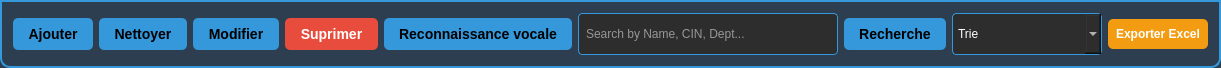
               <widget class="QFrame" name="function_frame">
                <property name="geometry">
                 <rect>
                  <x>0</x>
                  <y>360</y>
                  <width>1221</width>
                  <height>61</height>
                 </rect>
                </property>
                <property name="styleSheet">
                 <string notr="true">background-color: #2c3e50;
border-bottom-left-radius: 10px;
border-bottom-right-radius: 10px;
border: 2px solid #3498db;</string>
                </property>
                <property name="frameShape">
                 <enum>QFrame::Shape::StyledPanel</enum>
                </property>
                <property name="frameShadow">
                 <enum>QFrame::Shadow::Raised</enum>
                </property>
                <layout class="QHBoxLayout" name="horizontalLayout_2">
                 <item>
                  <widget class="QPushButton" name="add_btn_2">
                   <property name="font">
                    <font>
                     <family>Segoe UI</family>
                     <pointsize>-1</pointsize>
                     <bold>true</bold>
                    </font>
                   </property>
                   <property name="styleSheet">
                    <string notr="true">QPushButton { border: 1px solid #bdc3c7;
	background-color: #3498db;
	color: black;
	font-family: &quot;Segoe UI&quot;;
	font-size: 14px;
	font-weight: bold;
	border-radius: 5px;
	padding: 8px 15px;
	border: none;
}
QPushButton:hover {
	background-color: #2980b9;
}
QPushButton:pressed {
	background-color: #21618c;
}</string>
                   </property>
                   <property name="text">
                    <string>Ajouter</string>
                   </property>
                   <property name="icon">
                    <iconset>
                     <normaloff>../PyQt5-Video-Book-main/PyQt5-Video-Book-main/#017_Students information system/icons/add.svg</normaloff>../PyQt5-Video-Book-main/PyQt5-Video-Book-main/#017_Students information system/icons/add.svg</iconset>
                   </property>
                   <property name="iconSize">
                    <size>
                     <width>20</width>
                     <height>20</height>
                    </size>
                   </property>
                  </widget>
                 </item>
                 <item>
                  <widget class="QPushButton" name="clear_btn_2">
                   <property name="styleSheet">
                    <string notr="true">QPushButton { border: 1px solid #bdc3c7;
	background-color: #3498db;
	color: black;
	font-family: &quot;Segoe UI&quot;;
	font-size: 14px;
	font-weight: bold;
	border-radius: 5px;
	padding: 8px 15px;
	border: none;
}
QPushButton:hover {
	background-color: #2980b9;
}
QPushButton:pressed {
	background-color: #21618c;
}</string>
                   </property>
                   <property name="text">
                    <string>Nettoyer</string>
                   </property>
                   <property name="icon">
                    <iconset>
                     <normaloff>../PyQt5-Video-Book-main/PyQt5-Video-Book-main/#017_Students information system/icons/clear.svg</normaloff>../PyQt5-Video-Book-main/PyQt5-Video-Book-main/#017_Students information system/icons/clear.svg</iconset>
                   </property>
                   <property name="iconSize">
                    <size>
                     <width>20</width>
                     <height>20</height>
                    </size>
                   </property>
                  </widget>
                 </item>
                 <item>
                  <widget class="QPushButton" name="update_btn_2">
                   <property name="styleSheet">
                    <string notr="true">QPushButton { border: 1px solid #bdc3c7;
	background-color: #3498db;
	color: black;
	font-family: &quot;Segoe UI&quot;;
	font-size: 14px;
	font-weight: bold;
	border-radius: 5px;
	padding: 8px 15px;
	border: none;
}
QPushButton:hover {
	background-color: #2980b9;
}
QPushButton:pressed {
	background-color: #21618c;
}</string>
                   </property>
                   <property name="text">
                    <string>Modifier</string>
                   </property>
                   <property name="icon">
                    <iconset>
                     <normaloff>../PyQt5-Video-Book-main/PyQt5-Video-Book-main/#017_Students information system/icons/update.svg</normaloff>../PyQt5-Video-Book-main/PyQt5-Video-Book-main/#017_Students information system/icons/update.svg</iconset>
                   </property>
                   <property name="iconSize">
                    <size>
                     <width>20</width>
                     <height>20</height>
                    </size>
                   </property>
                  </widget>
                 </item>
                 <item>
                  <widget class="QPushButton" name="delete_btn_2">
                   <property name="styleSheet">
                    <string notr="true">QPushButton { border: 1px solid #bdc3c7;
	background-color: #e74c3c;
	color: white;
	font-family: &quot;Segoe UI&quot;;
	font-size: 14px;
	font-weight: bold;
	border-radius: 5px;
	padding: 8px 15px;
	border: none;
}
QPushButton:hover {
	background-color: #c0392b;
}
QPushButton:pressed {
	background-color: #a93226;
}</string>
                   </property>
                   <property name="text">
                    <string>Suprimer</string>
                   </property>
                   <property name="icon">
                    <iconset>
                     <normaloff>../PyQt5-Video-Book-main/PyQt5-Video-Book-main/#017_Students information system/icons/delete.svg</normaloff>../PyQt5-Video-Book-main/PyQt5-Video-Book-main/#017_Students information system/icons/delete.svg</iconset>
                   </property>
                   <property name="iconSize">
                    <size>
                     <width>20</width>
                     <height>20</height>
                    </size>
                   </property>
                  </widget>
                 </item>
                 <item>
                  <widget class="QPushButton" name="clear_btn_3">
                   <property name="styleSheet">
                    <string notr="true">QPushButton { border: 1px solid #bdc3c7;
	background-color: #3498db;
	color: black;
	font-family: &quot;Segoe UI&quot;;
	font-size: 14px;
	font-weight: bold;
	border-radius: 5px;
	padding: 8px 15px;
	border: none;
}
QPushButton:hover {
	background-color: #2980b9;
}
QPushButton:pressed {
	background-color: #21618c;
}</string>
                   </property>
                   <property name="text">
                    <string>Reconnaissance vocale</string>
                   </property>
                   <property name="icon">
                    <iconset>
                     <normaloff>../PyQt5-Video-Book-main/PyQt5-Video-Book-main/#017_Students information system/icons/clear.svg</normaloff>../PyQt5-Video-Book-main/PyQt5-Video-Book-main/#017_Students information system/icons/clear.svg</iconset>
                   </property>
                   <property name="iconSize">
                    <size>
                     <width>20</width>
                     <height>20</height>
                    </size>
                   </property>
                  </widget>
                 </item>
                 <item>
                  <widget class="QLineEdit" name="search_input">
                   <property name="minimumSize">
                    <size>
                     <width>200</width>
                     <height>42</height>
                    </size>
                   </property>
                   <property name="styleSheet">
                    <string notr="true">QLineEdit { color: white; background-color: #2d2d2d; border: 1px solid #3498db; border-radius: 4px; padding: 5px; }</string>
                   </property>
                   <property name="placeholderText">
                    <string>Search by Name, CIN, Dept...</string>
                   </property>
                  </widget>
                 </item>
                 <item>
                  <widget class="QPushButton" name="search_btn_2">
                   <property name="styleSheet">
                    <string notr="true">QPushButton { border: 1px solid #bdc3c7;
	background-color: #3498db;
	color: black;
	font-family: &quot;Segoe UI&quot;;
	font-size: 14px;
	font-weight: bold;
	border-radius: 5px;
	padding: 8px 15px;
	border: none;
}
QPushButton:hover {
	background-color: #2980b9;
}
QPushButton:pressed {
	background-color: #21618c;
}</string>
                   </property>
                   <property name="text">
                    <string>Recherche</string>
                   </property>
                   <property name="icon">
                    <iconset>
                     <normaloff>../PyQt5-Video-Book-main/PyQt5-Video-Book-main/#017_Students information system/icons/search.svg</normaloff>../PyQt5-Video-Book-main/PyQt5-Video-Book-main/#017_Students information system/icons/search.svg</iconset>
                   </property>
                   <property name="iconSize">
                    <size>
                     <width>20</width>
                     <height>20</height>
                    </size>
                   </property>
                  </widget>
                 </item>
                 <item>
                  <widget class="QComboBox" name="sort_combo">
                   <property name="minimumSize">
                    <size>
                     <width>150</width>
                     <height>42</height>
                    </size>
                   </property>
                   <property name="styleSheet">
                    <string notr="true">QComboBox { color: white; background-color: #2d2d2d; border: 1px solid #3498db; border-radius: 4px; padding: 5px; }</string>
                   </property>
                   <property name="placeholderText">
                    <string>Trie</string>
                   </property>
                   <item>
                    <property name="text">
                     <string>ID (Asc)</string>
                    </property>
                   </item>
                   <item>
                    <property name="text">
                     <string>ID (Desc)</string>
                    </property>
                   </item>
                   <item>
                    <property name="text">
                     <string>Name (A-Z)</string>
                    </property>
                   </item>
                   <item>
                    <property name="text">
                     <string>Name (Z-A)</string>
                    </property>
                   </item>
                  </widget>
                 </item>
                 <item>
                  <widget class="QPushButton" name="export_excel_btn">
                   <property name="styleSheet">
                    <string notr="true">QPushButton { background-color: #f39c12; color: white; border-radius: 5px; padding: 8px; font-weight: bold; border: none; }
QPushButton:hover { background-color: #e67e22; }</string>
                   </property>
                   <property name="text">
                    <string>Exporter Excel</string>
                   </property>
                  </widget>
                 </item>
                </layout>
               </widget>
